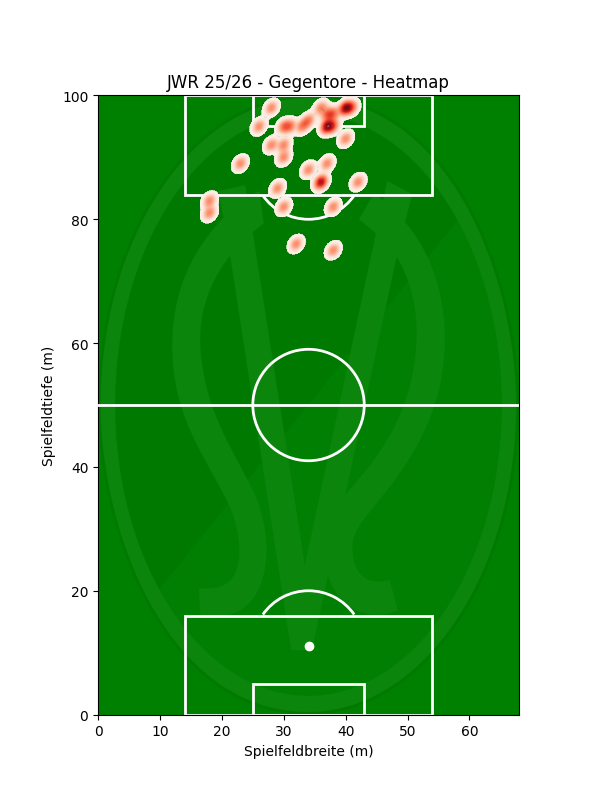

Generate this figure with Python:
import matplotlib.pyplot as plt
import matplotlib.patches as patches
import matplotlib.image as mpimg
import seaborn as sns
import numpy as np

# Spielfeld zeichnen mit korrekten Maßen und grünem Hintergrund
def draw_field():
    fig, ax = plt.subplots(figsize=(6, 10))
    ax.set_facecolor('green')  # Spielfeld grün einfärben
    ax.set_xlim(0, 68)  # Spielfeldbreite (m)
    ax.set_ylim(0, 100)  # Spielfeldtiefe (m)
    
    # 📌 SV Ried Logo als Hintergrund einfügen
    logo = mpimg.imread("C:\\Temp\\SV_Ried.png")  # Stelle sicher, dass die Datei existiert
    ax.imshow(logo, extent=[0, 68, 0, 100], alpha=0.05)  # Logo leicht transparent machen

    # Spielfeldlinien hinzufügen
    ax.plot([0, 68], [50, 50], 'white', linestyle="-", zorder=5, linewidth=2)  # Mittellinie
    mittelkreis = patches.Circle((34, 50), 9, edgecolor='white', facecolor='none', linewidth=2)  # Mittelkreis
    ax.add_patch(mittelkreis)

    # Fünfmeterraum hinzufügen (5m tief, 18m breit)
    fuenfmeter_oben = patches.Rectangle((25, 100), 18, -5, edgecolor='white', facecolor='none', linewidth=2)
    ax.add_patch(fuenfmeter_oben)

    fuenfmeter_unten = patches.Rectangle((25, 0), 18, 5, edgecolor='white', facecolor='none', linewidth=2)
    ax.add_patch(fuenfmeter_unten)
    
    # Sechzehnmeterraum hinzufügen
    sechzehn_oben = patches.Rectangle((14, 100), 40, -16, edgecolor='white', facecolor='none', linewidth=2)
    ax.add_patch(sechzehn_oben)

    sechzehn_unten = patches.Rectangle((14, 0), 40, 16, edgecolor='white', facecolor='none', linewidth=2)
    ax.add_patch(sechzehn_unten)

    # Elfmeterpunkte hinzufügen
    ax.scatter(34, 89, color='white', marker='o')  # Elfmeterpunkt oben
    ax.scatter(34, 11, color='white', marker='o')  # Elfmeterpunkt unten
    
     # Halbkreise um die Elfmeterpunkte
    halbkreis_oben = patches.Arc((34, 89), 18, 18, angle=0, theta1=215, theta2=325, edgecolor='white', linewidth=2)  # Oberer Halbkreis
    ax.add_patch(halbkreis_oben)

    halbkreis_unten = patches.Arc((34, 11), 18, 18, angle=0, theta1=35, theta2=145, edgecolor='white', linewidth=2)  # Unterer Halbkreis
    ax.add_patch(halbkreis_unten)

    plt.title("JWR 25/26 - Gegentore - Heatmap")
    plt.xlabel("Spielfeldbreite (m)")
    plt.ylabel("Spielfeldtiefe (m)")
    return ax

# Heatmap für Torzonen erstellen
def draw_heatmap(ax, goals):
    goal_positions = np.array(goals)

    # Erstelle Heatmap basierend auf Torpositionen
    sns.kdeplot(x=goal_positions[:,0], y=goal_positions[:,1], cmap="Reds", fill=True, alpha=0.7, levels=100, ax=ax, bw_adjust=0.2, warn_singular=False)

# Beispiel-Assistpositionen
goals = [(34,96),(36,86),(30,95),(28,92),(34,88),(31,95),(40,93),(29,85),(37,89),(38,95),(18,83),(38,97),(28,98),(33,95),(37,95),(30,92),(40,98),(41,98),(42,86),(38,75),(26,95),(30,90),(37,97),(36,86),(18,81),(23,89),(30,82),(36,98),(32,76),(38,82),(40,98),(37,95)]

# Spielfeld zeichnen
ax = draw_field()

# Heatmap hinzufügen
draw_heatmap(ax, goals)

# Zeige das Spielfeld mit Heatmap
plt.show()
